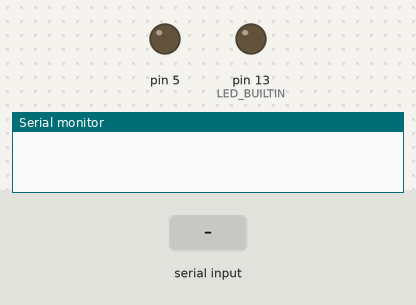
Bench run of a sketch on a simulated Arduino Uno, built with avr-gcc and run on an emulated ATmega328P. On the bench: output pins drawn as LEDs (lit = HIGH), the last lines printed to the serial monitor. The inputs (shaded band) are chosen by the test bench.

Above: at 1.2 s.
1.3 s: "ON\n" received over Serial
At 1.9 s:
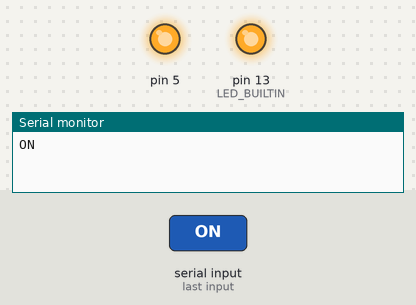
2.9 s: "OFF\n" received over Serial
At 4.3 s:
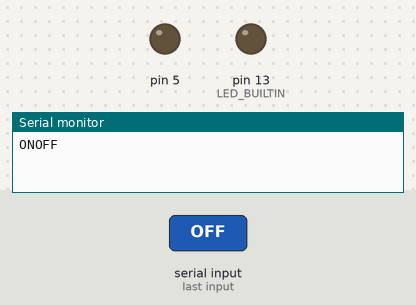
Timing chart, 0 to 5.9 s (numbered marks = the images above; inputs shaded):
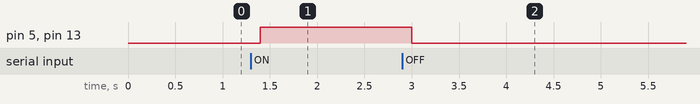

Measured:
- after the input at 1.3 s, pin 5, pin 13 (LED_BUILTIN): LOW → HIGH after 0.10 s
- after the input at 2.9 s, pin 5, pin 13 (LED_BUILTIN): HIGH → LOW after 0.10 s

The sketch:

Python-Arduino_ComunicacionSerial_1.ino
```cpp
char car;
String cad;
int cad_int;

void setup() {
  Serial.begin(9600);
  pinMode(LED_BUILTIN, OUTPUT);
  pinMode(5, OUTPUT);

}

void loop() {
  if(Serial.available())
  {
    //car = Serial.read();
    cad = Serial.readStringUntil('\n');

    if (cad=="ON")
    {
      digitalWrite(LED_BUILTIN, HIGH);
      digitalWrite(5, HIGH);
    }

    else if (cad=="OFF")
    {
      digitalWrite(LED_BUILTIN, LOW);
      digitalWrite(5, LOW);
    }

    Serial.print(cad);
  }

  delay(100);

}
```
